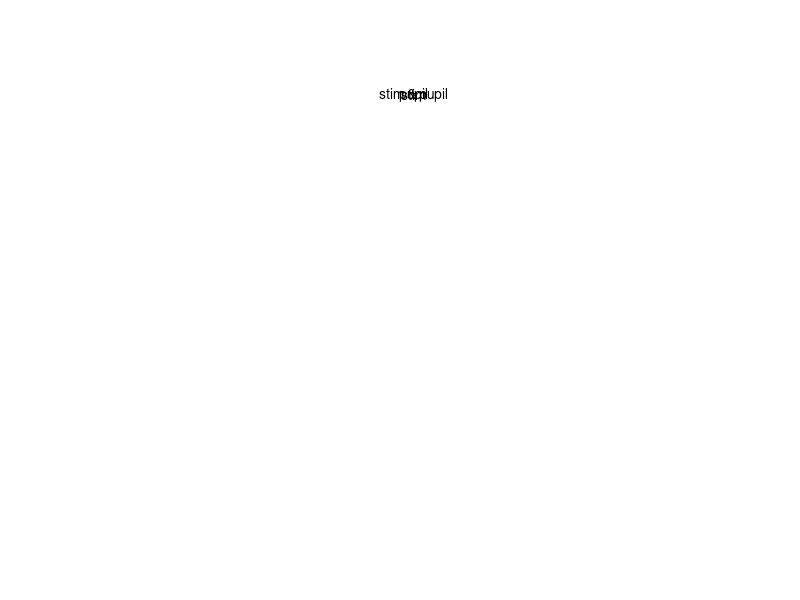

Source code (MATLAB): (Note: this script raises an error after producing the figure.)
%% Folders
folderData = 'C:\STORAGE\OneDrive - University College London\Lab\DATA\NPY\task_2p';
folderTools = 'C:\STORAGE\workspaces';
folderCode = 'C:\dev\workspace\CortexLab';
folderPlots = 'C:\STORAGE\OneDrive - University College London\Lab\RESULTS\wheelTask\Plots';

%% Add paths
addpath(genpath(fullfile(folderTools, 'npy-matlab')))
addpath(fullfile(folderCode))

%% Parameters
wheelVelThresh = 30;

%% Plot tuning curves for single neurons
subjDirs = dir(fullfile(folderData, 'SS*'));
dataset = [];
p_stim = [];
p_pupil = [];
k = 0;
for subj = 1:length(subjDirs)
    name = subjDirs(subj).name;
    dateDirs = dir(fullfile(folderData, name, '2*'));
    for dt = 1:length(dateDirs)
        date = dateDirs(dt).name;
        if ~isfile(fullfile(folderData, name, date, 'eye.diameter.npy'))
            continue
        end
        k = k + 1;
        
        % load data
        caTraces = readNPY(fullfile(folderData, name, date, '_ss_2pCalcium.dff.npy'));
        caTime = readNPY(fullfile(folderData, name, date, '_ss_2pCalcium.timestamps.npy'));
        planes = readNPY(fullfile(folderData, name, date, '_ss_2pRois._ss_2pPlanes.npy'));
        planeDelays = readNPY(fullfile(folderData, name, date, '_ss_2pPlanes.delay.npy'));
        pupil = readNPY(fullfile(folderData, name, date, 'eye.diameter.npy'));
        pupilTime = readNPY(fullfile(folderData, name, date, 'eye.timestamps.npy'));
        stimT = readNPY(fullfile(folderData, name, date, '_ibl_trials.stim_intervals.npy'));
        contrastL = readNPY(fullfile(folderData, name, date, '_ibl_trials.contrastLeft.npy'));
        contrastR = readNPY(fullfile(folderData, name, date, '_ibl_trials.contrastRight.npy'));
        wheelVel = readNPY(fullfile(folderData, name, date, '_ibl_wheel.velocity.npy'));
        wheelTime = readNPY(fullfile(folderData, name, date, '_ibl_wheel.timestamps.npy'));
        cueInteractiveDelays = readNPY(fullfile(folderData, name, date, '_ibl_trials.cueInteractiveDelay.npy'));
        
        % get data aligned to stimulus onset
        periodEnd = min(cueInteractiveDelays(:,1));
        window = [0 periodEnd];
        % pupil
        pupilAlgn = traces.getAlignedTraces(pupil, pupilTime, ...
            stimT, window);
        % wheel
        wheelAlgn = traces.getAlignedTraces(wheelVel, ...
            wheelTime, stimT, window);
        % neural traces
        caAlgnPost = [];
        caAlgnPre = [];
        planesUni = unique(planes)';
        for p = 1:length(planesUni)
            ind = planes == planesUni(p);
            ca = traces.getAlignedTraces(caTraces(:,ind), ...
                caTime+planeDelays(p), stimT, window);
            if isempty(caAlgnPost) && sum(ind)>0
                caAlgnPost = NaN(size(ca,1), size(ca,2), size(caTraces,2));
            end
            caAlgnPost(:,:,ind) = ca;
            ca = traces.getAlignedTraces(caTraces(:,ind), ...
                caTime+planeDelays(p), stimT, [-0.6 0]);
            if isempty(caAlgnPre) && sum(ind)>0
                caAlgnPre = NaN(size(ca,1), size(ca,2), size(caTraces,2));
            end
            caAlgnPre(:,:,ind) = ca;
        end
        
        % pupil threshold
        pupilStim = nanmean(pupilAlgn,1)';
        pupilThresh = nanmedian(pupilStim);
        pupilCond = pupilStim > pupilThresh;
        
        % exclude trials where wheel was moved early or where pupil could
        % not be measured
        validTrials = max(abs(wheelAlgn), [], 1)' < wheelVelThresh & ...
            ~isnan(pupilStim);
        
        % mean neural response to stim
        caStim = squeeze(nanmean(caAlgnPost,1) - nanmean(caAlgnPre,1)); % [trials x neurons]
        
        % generate stim IDs: different IDs for each possible combination of
        % contrasts
        contrasts = [contrastL, contrastR];
        cUni = unique(contrasts, 'rows');
        contrIDs = NaN(length(contrastL),1);
        for c = 1:size(cUni,1)
            contrIDs(all(contrasts == cUni(c,:), 2)) = c;
        end
        
        % plot tuning curves
        folder = fullfile(folderPlots, 'contrastTuning', name, date);
        if ~isfolder(folder)
            mkdir(folder)
        end
        pVals = NaN(size(caTraces,2),2);
        for n = 1:size(caTraces,2)
            tbl = table(caStim(validTrials,n), nominal(contrIDs(validTrials)), ...
                pupilStim(validTrials), 'VariableNames', {'resp','stim','pupil'});
            lm = fitlme(tbl, 'resp ~ stim + pupil');
            stats = anova(lm);
            pVals(n,:) = stats.pValue(2:3);
            
            %get mean and sem for each stimulus and pupil size
            [mResp, semResp, cL, cR] = task.getContrastResponses(caStim(validTrials,n), ...
                contrastL(validTrials), contrastR(validTrials), ...
                pupilCond(validTrials));
            stim = [-flip(cL); cR(2:end)];
            mStim = [flip(squeeze(mResp(:,1,:))); squeeze(mResp(1,2:end,:))];
            semStim = [flip(squeeze(semResp(:,1,:))); squeeze(semResp(1,2:end,:))];
            
            % plot
            figure
            hold on
            errorbar(stim, mStim(:,1), semStim(:,1), 'k', 'CapSize', 0, ...
                'LineWidth', 1)
            errorbar(stim, mStim(:,2), semStim(:,2), 'r', 'CapSize', 0, ...
                'LineWidth', 1)
            xlabel('Stimulus contrast')
            ylabel('\DeltaF/F')
            title(sprintf('P %d, N %d (p_{stim}=%.4f, p_{pupil}=%.4f)', ...
                planes(n), n, stats.pValue(2), stats.pValue(3)))
            legend({'small pupil','large pupil'})
            
            saveas(gcf, fullfile(folder, sprintf('plane%02d_roi%03d.png', ...
                planes(n), n)))
            close(gcf)
        end
        dataset = [dataset; ones(size(pVals,1),1).*k];
        p_stim = [p_stim; pVals(:,1)];
        p_pupil = [p_pupil; pVals(:,2)];
    end
end

figure
pie([sum(p_stim<.05&p_pupil<.05), sum(p_stim<.05&p_pupil>=.05), ...
    sum(p_stim>=.05&p_pupil<.05), sum(p_stim>=.05&p_pupil>=.05)], ...
    {'stim & pupil','stim','pupil','-'})

%% Plot tuning curves for populations, small vs large pupil, each dataset separately
showPreStimCol = true;
subtractPreStim = false;
critNames = {'pupil','choice','outcome'};
titles = {{'Small pupil (during stim)', 'Large pupil (during stim)'}, ...
    {'Go choice', 'NoGo choice'}, ...
    {'Correct', 'Incorrect'}};

folder = fullfile(folderPlots, 'populationTuningCurves');
if ~isfolder(folder)
    mkdir(folder)
end

subjDirs = dir(fullfile(folderData, 'SS*'));
for subj = 1:length(subjDirs)
    name = subjDirs(subj).name;
    dateDirs = dir(fullfile(folderData, name, '2*'));
    for dt = 1:length(dateDirs)
        date = dateDirs(dt).name;
        if ~isfile(fullfile(folderData, name, date, 'eye.diameter.npy'))
            continue
        end
        
        % load data
        caTraces = readNPY(fullfile(folderData, name, date, '_ss_2pCalcium.dff.npy'));
        caTime = readNPY(fullfile(folderData, name, date, '_ss_2pCalcium.timestamps.npy'));
        planes = readNPY(fullfile(folderData, name, date, '_ss_2pRois._ss_2pPlanes.npy'));
        planeDelays = readNPY(fullfile(folderData, name, date, '_ss_2pPlanes.delay.npy'));
        pupil = readNPY(fullfile(folderData, name, date, 'eye.diameter.npy'));
        pupilTime = readNPY(fullfile(folderData, name, date, 'eye.timestamps.npy'));
        stimT = readNPY(fullfile(folderData, name, date, '_ibl_trials.stim_intervals.npy'));
        contrastL = readNPY(fullfile(folderData, name, date, '_ibl_trials.contrastLeft.npy'));
        contrastR = readNPY(fullfile(folderData, name, date, '_ibl_trials.contrastRight.npy'));
        wheelVel = readNPY(fullfile(folderData, name, date, '_ibl_wheel.velocity.npy'));
        wheelTime = readNPY(fullfile(folderData, name, date, '_ibl_wheel.timestamps.npy'));
        cueInteractiveDelays = readNPY(fullfile(folderData, name, date, '_ibl_trials.cueInteractiveDelay.npy'));
        choice = readNPY(fullfile(folderData, name, date, '_ibl_trials.choice.npy'));
        fb = readNPY(fullfile(folderData, name, date, '_ibl_trials.feedbackType.npy'));
        
        % get data aligned to stimulus onset
        periodEnd = min(cueInteractiveDelays(:,1));
        window = [0 periodEnd];
        % pupil
        pupilAlgn = traces.getAlignedTraces(pupil, pupilTime, ...
            stimT(:,1), window);
        % wheel
        wheelAlgn = traces.getAlignedTraces(wheelVel, ...
            wheelTime, stimT(:,1), window);
        % neural traces
        caAlgnPost = [];
        caAlgnPre = [];
        planesUni = unique(planes)';
        for p = 1:length(planesUni)
            ind = planes == planesUni(p);
            ca = traces.getAlignedTraces(caTraces(:,ind), ...
                caTime+planeDelays(p), stimT(:,1), window);
            if isempty(caAlgnPost) && sum(ind)>0
                caAlgnPost = NaN(size(ca,1), size(ca,2), size(caTraces,2));
            end
            caAlgnPost(:,:,ind) = ca;
            ca = traces.getAlignedTraces(caTraces(:,ind), ...
                caTime+planeDelays(p), stimT(:,1), [-0.6 0]);
            if isempty(caAlgnPre) && sum(ind)>0
                caAlgnPre = NaN(size(ca,1), size(ca,2), size(caTraces,2));
            end
            caAlgnPre(:,:,ind) = ca;
        end
        
        % pupil threshold
        pupilStim = nanmean(pupilAlgn,1)';
        pupilThresh = nanmedian(pupilStim);
        pupilCond = pupilStim > pupilThresh;
        
        % neural response to stim averaged across time within trial
        caPre = squeeze(nanmean(caAlgnPre,1)); % [trials x neurons]
        if subtractPreStim
            caStim = squeeze(nanmean(caAlgnPost,1) - nanmean(caAlgnPre,1)); % [trials x neurons]
        else
            caStim = squeeze(nanmean(caAlgnPost,1)); % [trials x neurons]
        end
        
        % exclude trials where wheel was moved early or where pupil could
        % not be measured
        validTrials = max(abs(wheelAlgn), [], 1)' < wheelVelThresh & ...
            ~isnan(pupilStim) & ~all(isnan(caStim),2);
        
        % generate stim IDs: different IDs for each possible combination of
        % contrasts
        contrasts = [contrastL, contrastR];
        cUni = unique(contrasts, 'rows');
        [stim, cOrder] = sort(sum(cUni.*[-1 1],2),'ascend');
        cUni = cUni(cOrder,:);
        contrIDs = NaN(length(contrastL),1);
        for c = 1:size(cUni,1)
            contrIDs(all(contrasts == cUni(c,:), 2)) = c;
        end
        
        % define separation criteria
        criteria = {pupilCond, choice<3, fb>0};
        
        for crit = 1:length(criteria)
            % get stimulus responses (mean, sem) and p-values for stim and
            % pupil
            means = NaN(size(caTraces,2), size(cUni,1), 2);
            sems = NaN(size(caTraces,2), size(cUni,1), 2);
            
            for n = 1:size(caTraces,2)
                %get mean and sem for each stimulus and criterium
                [mResp, semResp, cL, cR] = task.getContrastResponses(caStim(validTrials,n), ...
                    contrastL(validTrials), contrastR(validTrials), ...
                    criteria{crit}(validTrials));
                for st = 1:size(cUni,1)
                    means(n,st,:) = mResp(cL==cUni(st,1), cR==cUni(st,2),:);
                    sems(n,st,:) = semResp(cL==cUni(st,1), cR==cUni(st,2),:);
                end
            end
            
            % normalize neural responses by baseline variation
            stdPre = nanstd(caPre, 1, 1)';
            meansNorm = means ./ stdPre;
            preNorm = [nanmean(caPre(~pupilCond,:))' nanmean(caPre(pupilCond,:))'] ./ stdPre;
            
            % sort neurons by maximal response first condition of criterium
            [~, order] = sort(max(meansNorm(:,:,1),[],2), 'descend');
            
            % plot
            if showPreStimCol
                data = [permute(preNorm, [1 3 2]) meansNorm];
                xTicks = [1 (1:2:length(stim))+1];
                xTL = [{'pre'}; num2str(stim(1:2:end))];
            else
                data = meansNorm;
                xTicks = (1:2:length(stim));
                xTL = stim(1:2:end);
            end
            
            mini = min(data(:));
            maxi = max(data(:));
            figure('Position', [100 42 560 954])
            
            subplot(1,2,1)
            hold on
            imagesc(data(order,:,1), [mini maxi])
            if showPreStimCol
                plot([1.5 1.5], [0.5 size(caTraces,2)+0.5], 'k')
            end
            colormap(flip(gray))
            set(gca, 'XTick', xTicks, 'XTickLabel', xTL, 'box', 'off')
            xlabel('Contrast')
            ylabel('Neuron')
            title(titles{crit}{1})
            axis tight ij
            
            subplot(1,2,2)
            hold on
            imagesc(data(order,:,2), [mini maxi])
            if showPreStimCol
                plot([1.5 1.5], [0.5 size(caTraces,2)+0.5], 'k')
            end
            colormap(flip(gray))
            set(gca, 'XTick', xTicks, 'XTickLabel', xTL, 'box', 'off')
            xlabel('Contrast')
            title(titles{crit}{2})
            axis tight ij
            
            annotation('textbox', [0 0.97 1 0.03], 'String', ...
                sprintf('%s %s', name, date), 'HorizontalAlignment', 'center', ...
                'LineStyle', 'none', 'FontWeight', 'bold', 'FontSize', 12)
            
            savefig(fullfile(folder, sprintf('%s_%s_stim_%s', ...
                name, date, critNames{crit})))
            saveas(gcf, fullfile(folder, sprintf('%s_%s_stim_%s.png', ...
                name, date, critNames{crit})))
            close gcf
        end
    end
end

%% Plot correlations between neural response and pupil before stimulus
window = [-1 0];

subjDirs = dir(fullfile(folderData, 'SS*'));
dataset = [];
rho = [];
p_pupil = [];
k = 0;
for subj = 1:length(subjDirs)
    name = subjDirs(subj).name;
    dateDirs = dir(fullfile(folderData, name, '2*'));
    for dt = 1:length(dateDirs)
        date = dateDirs(dt).name;
        if ~isfile(fullfile(folderData, name, date, 'eye.diameter.npy'))
            continue
        end
        k = k + 1;
        
        % load data
        caTraces = readNPY(fullfile(folderData, name, date, '_ss_2pCalcium.dff.npy'));
        caTime = readNPY(fullfile(folderData, name, date, '_ss_2pCalcium.timestamps.npy'));
        planes = readNPY(fullfile(folderData, name, date, '_ss_2pRois._ss_2pPlanes.npy'));
        planeDelays = readNPY(fullfile(folderData, name, date, '_ss_2pPlanes.delay.npy'));
        pupil = readNPY(fullfile(folderData, name, date, 'eye.diameter.npy'));
        pupilTime = readNPY(fullfile(folderData, name, date, 'eye.timestamps.npy'));
        stimT = readNPY(fullfile(folderData, name, date, '_ibl_trials.stim_intervals.npy'));
        
        % pupil
        pupilAlgn = traces.getAlignedTraces(pupil, pupilTime, ...
            stimT, window);
        pupilPre = nanmean(pupilAlgn,1)';
        % neural traces
        caAlgnPre = [];
        planesUni = unique(planes)';
        for p = 1:length(planesUni)
            ind = planes == planesUni(p);
            ca = traces.getAlignedTraces(caTraces(:,ind), ...
                caTime+planeDelays(p), stimT, window);
            if isempty(caAlgnPre) && sum(ind)>0
                caAlgnPre = NaN(size(ca,1), size(ca,2), size(caTraces,2));
            end
            caAlgnPre(:,:,ind) = ca;
        end
        caPre = squeeze(nanmean(caAlgnPre,1)); % [trials x neurons]
        
        % plot tuning curves
%         folder = fullfile(folderPlots, 'preStimCorrWPupil', name, date);
%         if ~isfolder(folder)
%             mkdir(folder)
%         end
        r = NaN(size(caTraces,2),1);
        pVals = NaN(size(caTraces,2),1);
        for n = 1:size(caTraces,2)
            ind = ~isnan(caPre(:,n)) & ~isnan(pupilPre);
            [r(n), pVals(n)] = corr(caPre(ind,n), pupilPre(ind));
            
%             % plot
%             figure
%             scatter(pupilPre, caPre(:,n), [], 'k')
%             xlabel('Pupil size (1s pre stim)')
%             ylabel('\DeltaF/F')
%             title(sprintf('P %d, N %d (rho=%.3f, p=%.4f)', ...
%                 planes(n), n, r(n), pVals(n)))
%             
%             saveas(gcf, fullfile(folder, sprintf('plane%02d_roi%03d.png', ...
%                 planes(n), n)))
%             close(gcf)
        end
        dataset = [dataset; ones(size(pVals,1),1).*k];
        rho = [rho; r];
        p_pupil = [p_pupil; pVals];
    end
end

edges = floor(min(rho)*10)/10 : 0.1 : ceil(max(rho)*10)/10;
bins = edges(1:end-1)+0.05;
figure
N1 = histcounts(rho(p_pupil<0.05), edges);
N2 = histcounts(rho(p_pupil>=0.05), edges);
b = bar(bins, [N1; N2], 'stacked');
b(1).FaceColor = 'k';
b(2).FaceColor = 'w';
xlabel('Pearson''s correlation')
ylabel('#Neurons')
legend({'p < 0.05', 'p \geq 0.05'})
title(sprintf('n = %d', sum(~isnan(rho))))
